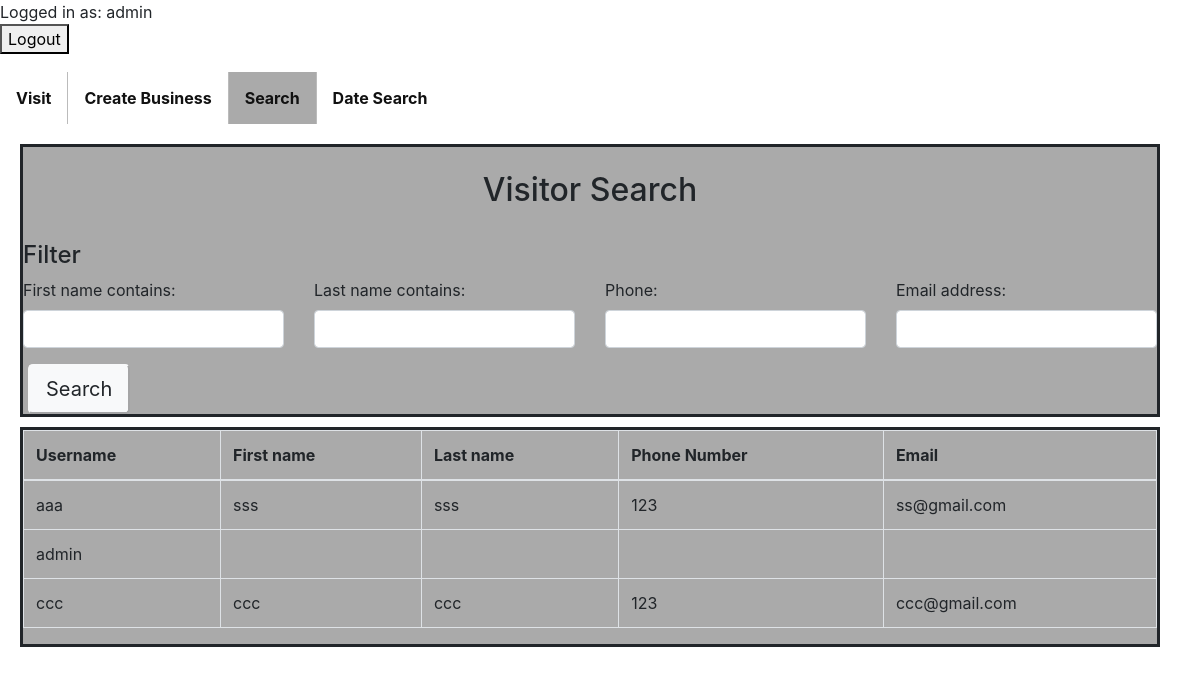
Page /search/ (signed in) on the earlier database version.
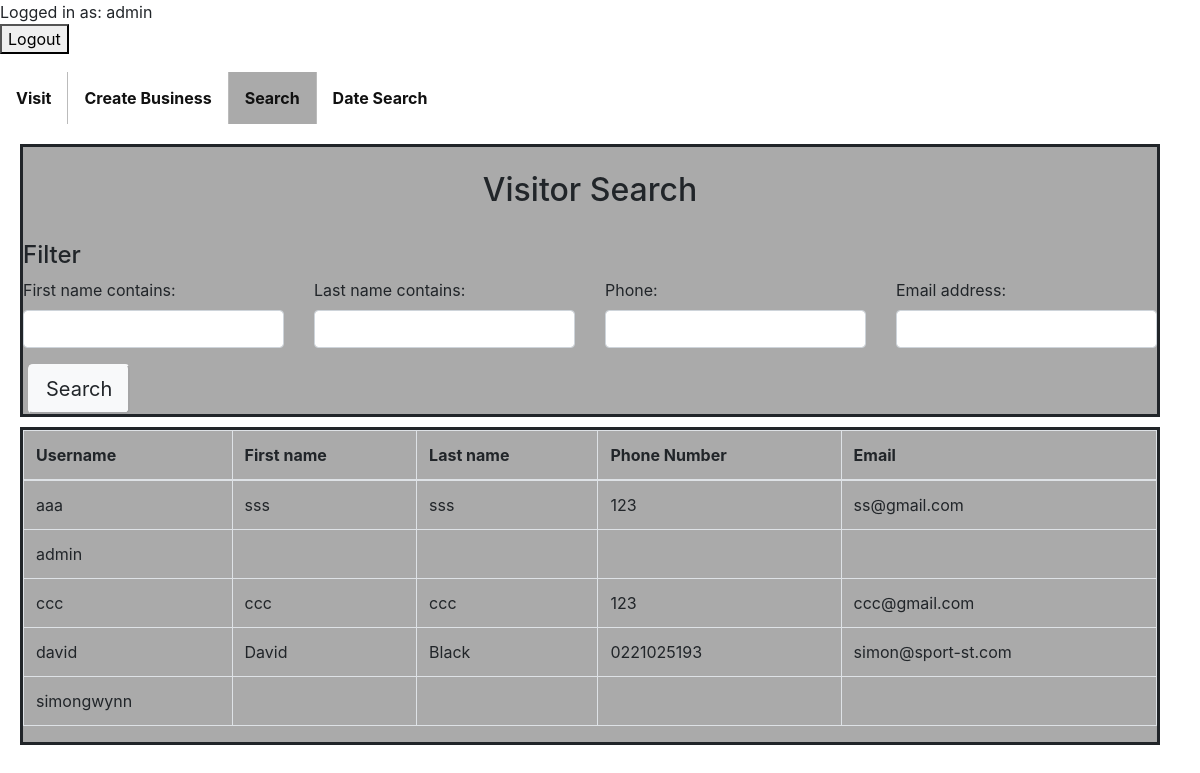
Same page on the later database version.
### tracking/models.py (models this page shows)
class User(AbstractUser):
    is_individual           = models.BooleanField(default=False)
    is_business             = models.BooleanField(default=False)
    phone                   = models.CharField(max_length = 50,blank=True)

### tracking/views.py (the view)
# urls.py: url(r'^search/$', views.search, name='search'),
@user_passes_test(check_admin)
def search(request):
    user_list = User.objects.all()
    user_filter = UserFilter(request.GET, queryset=user_list)
    return render(request, 'tracking/user_list.html', {'filter': user_filter})

### tracking/views.py (called while the page is built)
def check_admin(user):
   return user.is_staff

### tracking/templates/tracking/user_list.html (shortened to what this page needs)
{% extends "tracking/base.html" %}
{% load widget_tweaks %}
{% block content %}
<br>
<br>
<br>
<ul1>
  <li><a href="{% url 'visit' %}"><b>Visit</b></a></li>
  {% if user.is_staff %}
  <li><a href="{% url 'createbusiness' %}"><b>Create Business</b></a></li>
  <li><a class="active" href="{% url 'search' %}"><b>Search</b></a></li>
  <li><a  href="{% url 'checkinsearch' %}"><b>Date Search</b></a></li>
  {% endif %}
</ul1>
<br>
  <div class="column5" style="background-color:#aaa;margin-top:20px">
    <br>
    <h2 style="text-align: center">Visitor Search</h2>
    <br>
  <form method="get">
    <div class="well">
      <h4 style="margin-top: 0">Filter</h4>
      <div class="row">
        <div class="form-group col-sm-4 col-md-3">
          {{ filter.form.first_name.label_tag }}
          {% render_field filter.form.first_name class="form-control" %}
        </div>
        <div class="form-group col-sm-4 col-md-3">
          {{ filter.form.last_name.label_tag }}
          {% render_field filter.form.last_name class="form-control" %}
        </div>
        <div class="form-group col-sm-4 col-md-3">
          {{ filter.form.phone.label_tag }}
          {% render_field filter.form.phone class="form-control" %}
        </div>
           <div class="form-group col-sm-4 col-md-3">
          {{ filter.form.email.label_tag }}
          {% render_field filter.form.email class="form-control" %}
        </div>
      <button type="submit" class="tn btn-light btn-lg" style="margin-left: 20px;">
         Search
      </button>
    </div>
  </form>
</div>
<br>
      <br>
<br>
    <br>
    <br>
    <br>
    <br>
    <br>
  <div class="column5" style="background-color:#aaa; margin-top: 10px;">
  <table class="table table-bordered" style="width:100%">
    <thead>
      <tr>
        <th>Username</th>
        <th>First name</th>
        <th>Last name</th>
        <th>Phone Number</th>
        <th>Email</th>
      </tr>
    </thead>
    <tbody>
      {% for user in filter.qs %}
        <tr>
          <td>{{ user.username }}</td>
          <td>{{ user.first_name }}</td>
          <td>{{ user.last_name }}</td>
          <td>{{ user.phone }}</td>
            <td>{{ user.email }}</td>
        </tr>
      {% empty %}
        <tr>
          <td colspan="5">No data</td>
        </tr>
      {% endfor %}
    </tbody>
  </table>
    </div>
{% endblock %}

### tracking/templates/tracking/base.html (shortened to what this page needs)
{% load static %}
<!doctype html>
<html lang="en">
<head>
<link rel="stylesheet" href="https://stackpath.bootstrapcdn.com/bootstrap/4.4.1/css/bootstrap.min.css">
    </head>
<body>
<ul class="navbar-nav ml-auto" style="float:left">
{% if user.is_authenticated %}
Logged in as: {{ user.username }}
                    <form method="POST" action="{% url 'logoutuser' %}">
                        <button id="signOutBtn" type="submit">Logout</button>
                    </form>
            {% endif %}
    </ul>
{% block content %}{% endblock %}
</body>

Differences in the rows shown:
added User: username "david", first_name "David", last_name "Black", phone "0221025193", email "simon@sport-st.com"
added User: username "simongwynn"
